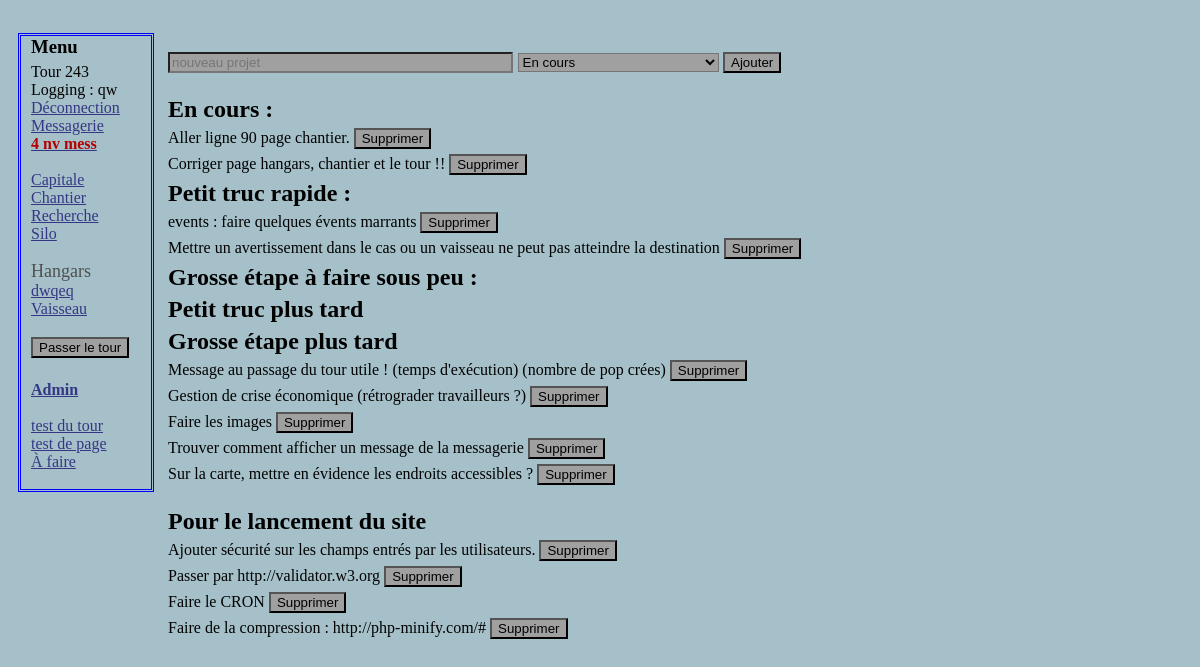
Page /afaire.php (signed in) on the earlier database version.
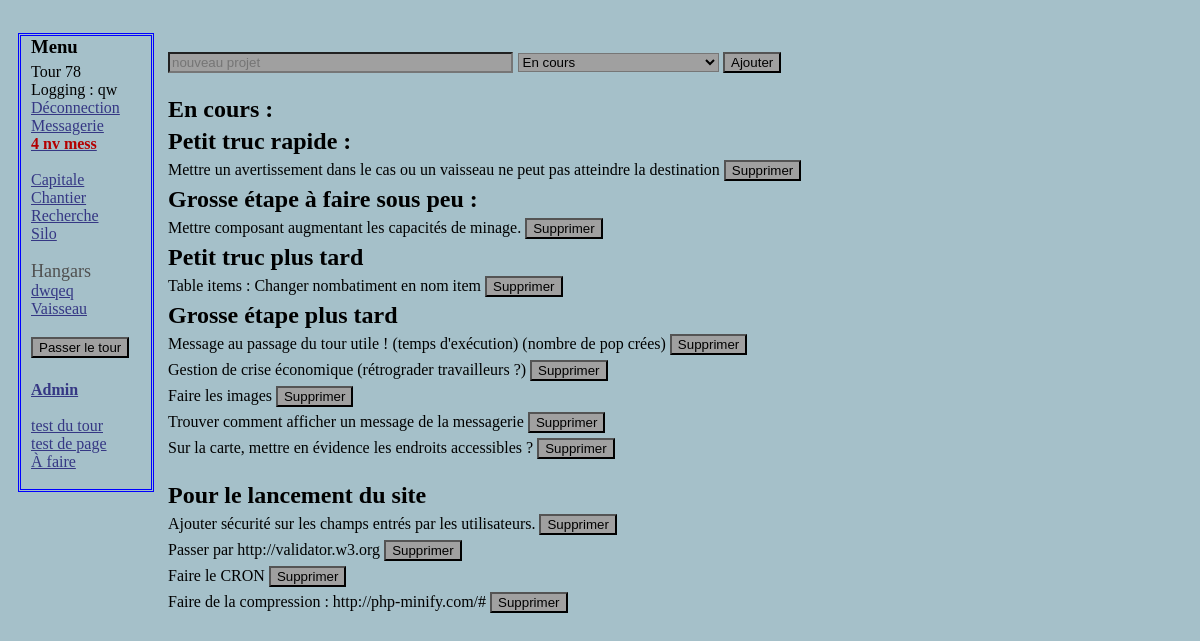
Same page on the later database version.
### tables this page shows
CREATE TABLE IF NOT EXISTS `tour` (
  `id` int(11) NOT NULL AUTO_INCREMENT,
  `datetour` datetime NOT NULL DEFAULT CURRENT_TIMESTAMP,
  `resume` text,
  PRIMARY KEY (`id`)
);

CREATE TABLE IF NOT EXISTS `vaisseau` (
  `idvaisseau` int(11) NOT NULL AUTO_INCREMENT,
  `idjoueurbat` int(11) NOT NULL,
  `typevaisseau` int(11) NOT NULL,
  `univers` int(11) NOT NULL DEFAULT '0',
  `x` int(11) NOT NULL DEFAULT '0',
  `y` int(11) DEFAULT '0',
  `nomvaisseau` varchar(32) NOT NULL DEFAULT 'Vaisseau',
  `vitesse` int(11) NOT NULL DEFAULT '1',
  `capacitedesoute` int(11) NOT NULL DEFAULT '1',
  `capaciteminage` int(11) NOT NULL DEFAULT '1',
  PRIMARY KEY (`idvaisseau`)
);

CREATE TABLE IF NOT EXISTS `afaire` (
  `idafaire` int(11) NOT NULL AUTO_INCREMENT,
  `texteafaire` text NOT NULL,
  `priorite` varchar(128) NOT NULL,
  PRIMARY KEY (`idafaire`)
);

### afaire.php (the view, shortened to what this page needs)
<?php
include("include/BDDconnection.php");
?>
<!DOCTYPE html>
<html>
    <head>
           <link rel="stylesheet" href="style.css" />
	</head>
  <body>
    <?php include("include/menu.php"); ?>
  <div class="corps">
    <form method="post" action="script/ajouterafaire.php">
    <p>
        <input type="text" name="nouveauprojet" id="nouveauprojet" placeholder="nouveau projet" size="40" maxlength="127" />
        <select name="niveaudeprojet" id="niveaudeprojet">
            <option value="encours">En cours</option>
        </select>
        <input type="submit" value="Ajouter" />
    </p>
    </form>
    <h2>En cours :</h2>
<?php
$reponse = $bda->prepare('SELECT texteafaire, idafaire FROM afaire WHERE priorite = ? ORDER BY idafaire');
$reponse->execute(array('encours'));
while ($donnees = $reponse->fetch())
  {
    echo '<form method="post" action="script/supprimerafaire.php">'
          . $donnees['texteafaire'] . '
          <input type="hidden" name="idafaire" value="' . $donnees['idafaire'] . '">
          <input type="submit" value="Supprimer" />
          </form></br> ';
  }
?>
    <h2>Petit truc rapide :</h2>
<?php
$reponse->execute(array('petittrucrapide'));
while ($donnees = $reponse->fetch())
  {
    echo '<form method="post" action="script/supprimerafaire.php">'
          . $donnees['texteafaire'] . '
          <input type="hidden" name="idafaire" value="' . $donnees['idafaire'] . '">
          <input type="submit" value="Supprimer" />
          </form></br> ';
  }
?>
    <h2>Grosse étape à faire sous peu :</h2>
    <?php
        $reponse->execute(array("grosetapesouspeu"));
        while ($donnees = $reponse->fetch())
          {
            echo '<form method="post" action="script/supprimerafaire.php">'
          . $donnees['texteafaire'] . '
          <input type="hidden" name="idafaire" value="' . $donnees['idafaire'] . '">
          <input type="submit" value="Supprimer" />
          </form></br> ';
          }
    ?>
    <h2>Petit truc plus tard</h2>
<?php
$reponse->execute(array("petittrucplustard"));
while ($donnees = $reponse->fetch())
  {
    echo '<form method="post" action="script/supprimerafaire.php">'
          . $donnees['texteafaire'] . '
          <input type="hidden" name="idafaire" value="' . $donnees['idafaire'] . '">
          <input type="submit" value="Supprimer" />
          </form></br> ';
  }
?>
    <h2>Grosse étape plus tard</h2>
    <?php
        $reponse->execute(array("grosseetapeplustard"));
        while ($donnees = $reponse->fetch())
          {
            echo '<form method="post" action="script/supprimerafaire.php">'
          . $donnees['texteafaire'] . '
          <input type="hidden" name="idafaire" value="' . $donnees['idafaire'] . '">
          <input type="submit" value="Supprimer" />
          </form></br> ';
          }
    ?>
    </br><h2>Pour le lancement du site</h2>
    <?php
        $reponse->execute(array("lancementsite"));
        while ($donnees = $reponse->fetch())
          {
            echo '<form method="post" action="script/supprimerafaire.php">'
          . $donnees['texteafaire'] . '
          <input type="hidden" name="idafaire" value="' . $donnees['idafaire'] . '">
          <input type="submit" value="Supprimer" />
          </form></br> ';
          }
    ?>
  </div>
  </body>
</html>

### include/Menu.php (shortened to what this page needs)
<nav class="menu">
    <div>
        <h3>Menu</h3>
           	<?php
            $reponse = $bda->query('SELECT id FROM tour ORDER BY id DESC LIMIT 1');
            $touractuel = $reponse->fetch();
            $reponse->closeCursor();?>
            Tour <?php echo $touractuel['id'] ; ?>
            <?php
            If (!isset($_SESSION['pseudo']))
			{
            echo '<a class ="lienmenu" href="Accueil.php">Accueil</a>' ;
           	}
			else
			{
           	$reqlvl = $bdg->prepare('SELECT lvl from utilisateurs WHERE id= ?');
            $reqlvl->execute(array($_SESSION['id']));
            $replvl = $reqlvl->fetch();
            echo 'Logging : ' . $_SESSION['pseudo'] . ' </br> ';
            ?>
            <a class ="lienmenu" href="script/deconnection.php">Déconnection</a> </br>
            <a class ="lienmenu" href="Messagerie.php">Messagerie</br>
            <?php
            $reqmessnonlu = $bdg->prepare('SELECT COUNT(*) AS nbmessnonlu FROM messagerie WHERE idjoueurrecepteur = ? AND lu = ? AND supprimerecepteur = ?');
            $reqmessnonlu->execute(array($_SESSION['id'], 0, 0));
            $repmessnonlu = $reqmessnonlu->fetch();
            $reqmessnonluinterne = $bdg->prepare('SELECT COUNT(*) AS reqmessnonluinterne FROM messagerieinterne WHERE destinataire = ? AND lu = ?');
            $reqmessnonluinterne->execute(array($_SESSION['id'], 0));
            $repmessnonluinterne  = $reqmessnonluinterne->fetch();
            $nombremessagenonlu = $repmessnonlu['nbmessnonlu'] + $repmessnonluinterne['reqmessnonluinterne'] ;
            if ($nombremessagenonlu>0)
                {
                echo '<span class = "nvmessage">'.$nombremessagenonlu.' nv mess</span>' ;
                }
            ?>
            </a></br>
            <a class ="lienmenu"  href="Capitale.php">Capitale</a> </br>
            <a class ="lienmenu"  href="Chantier.php">Chantier</a> </br>
			<a class ="lienmenu" href="recherche.php">Recherche</a> </br>
			<?php
            if ($replvl['lvl'] > 4)
                {
                echo '<a class ="lienmenu" href="silo.php">Silo</a></br>';
                }
            $ecrirehangars = 1 ;
            $reqvaiss = $bdg->prepare('SELECT idvaisseau , nomvaisseau FROM vaisseau WHERE idjoueurbat = ? ORDER BY idvaisseau');
            $reqvaiss->execute(array($_SESSION['id']));
            while ($repvaiss = $reqvaiss->fetch())
                {
                if ($ecrirehangars == 1) {echo '</br><span class = "hangars">Hangars</span></br>' ; }
                    $ecrirehangars = 2 ;
                echo '<a class ="lienmenu" href="hangars.php?id=' . $repvaiss['idvaisseau'] . '">' . $repvaiss['nomvaisseau'] . '</a></br>';
                }
            }
    		?>
			<form action="tour/Gestionglobale.php">
			<p>
			    <input type="submit" value="Passer le tour" />
			</p>
			</form>
            <b><a class ="lienmenu" href="Administration.php">Admin</a></b></br> </br>
            <a class ="lienmenu" href="tour/test.php">test du tour</a> </br>
            <a class ="lienmenu" href="test.php?id=2">test de page</a> </br>
            <a class ="lienmenu" href="afaire.php">À faire</a> </br> </br>
    </div>
</nav>

### css/general.css (style rules this page uses)
body { background-color: rgb(165,192,201);; color: black; padding-top: 25px; padding-left:10px; }
.corps { margin-left:140px; display: flex; flex-wrap: nowrap; flex-direction: column; display: inline-block; vertical-align: top; padding-left:10px; }

### css/menu.css (style rules this page uses)
.menu { position:absolute; width: 120px; vertical-align: top; border: 3px blue double; padding-left:10px; }
.lienmenu { color: rgb(53,55,132); }
.hangars { color: rgb(80,80,80); font-family: Impact; font-size: large; }
.nvmessage { color: rgb(180,0,0); font-size: normal; font-weight:bold; margin-bottom:-10px; margin-right:-10px; }

### css/formulaire.css (style rules this page uses)
input , select { background-color: rgb(160,160,160); margin-bottom: 5px; }
form { display: inline }

### css/block.css (style rules this page uses)
p { font-size: large; }
h2 { margin-top: 0px ; padding-top: 0px; margin-left: 0px ; margin-bottom: 5px ; padding-bottom: 0px; }
h3 { margin-top: 0px ; padding-top: 0px; margin-left: 0px ; margin-bottom: 5px ; padding-bottom: 0px; }

Differences in the rows shown:
removed tour: id "243"
removed afaire: texteafaire "Aller ligne 90 page chantier.", shown under "En cours :"
removed afaire: texteafaire "Corriger page hangars, chantier et le tour !!", shown under "En cours :"
removed afaire: texteafaire "events : faire quelques évents marrants", shown under "Petit truc rapide :"
now on this page (row edited): tour: id "78"
added afaire: texteafaire "Mettre composant augmentant les capacités de minage.", shown under "Grosse étape à faire sous peu :"
added afaire: texteafaire "Table items : Changer nombatiment en nom item", shown under "Petit truc plus tard"
